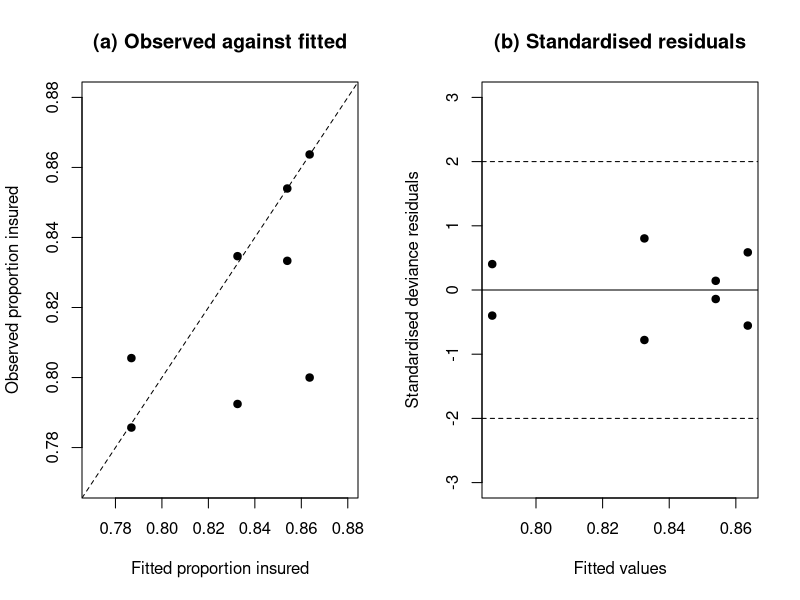

This chart was generated by the following R code:
#data
crime <- data.frame(
  InsurY = c(42, 58, 5, 8, 838, 924, 3556, 4341),
  InsurN = c(11, 14, 1, 2, 166, 252, 608, 685),
  Attempt = factor(c("Yes","Yes","Yes","Yes","No","No","No","No"),
                   levels = c("No","Yes")),
  Victim = factor(c("Yes","Yes","No","No","Yes","Yes","No","No"),
                  levels = c("No","Yes")),
  Sex = factor(c("Male","Female","Male","Female",
                 "Male","Female","Male","Female"),
               levels = c("Female","Male"))
)

crime$n <- crime$InsurY + crime$InsurN
crime$prop <- crime$InsurY / crime$n

sum(crime$n)
sum(crime$InsurY) / sum(crime$n)

#rates
xtabs(n ~ Attempt, data = crime)
xtabs(InsurY ~ Attempt, data = crime) /
  xtabs(n ~ Attempt, data = crime)

xtabs(n ~ Victim, data = crime)
xtabs(InsurY ~ Victim, data = crime) /
  xtabs(n ~ Victim, data = crime)

xtabs(n ~ Sex, data = crime)
xtabs(InsurY ~ Sex, data = crime) /
  xtabs(n ~ Sex, data = crime)

#overlap
AV.tab <- xtabs(n ~ Attempt + Victim, data = crime)
AV.tab
AV.tab / rowSums(AV.tab)

#models
resp <- cbind(crime$InsurY, crime$InsurN)

model_full <- glm(resp ~ Attempt * Victim * Sex,
                  family = binomial, data = crime)

model_2way <- glm(resp ~ Attempt + Victim + Sex +
                    Attempt:Victim + Attempt:Sex + Victim:Sex,
                  family = binomial, data = crime)

model_no_AV <- glm(resp ~ Attempt + Victim + Sex +
                     Attempt:Sex + Victim:Sex,
                   family = binomial, data = crime)

model_no_AV_AS <- glm(resp ~ Attempt + Victim + Sex + Victim:Sex,
                      family = binomial, data = crime)

model_final <- glm(resp ~ Victim * Sex,
                   family = binomial, data = crime)

model_additive <- glm(resp ~ Victim + Sex,
                      family = binomial, data = crime)

model_main <- glm(resp ~ Attempt + Victim + Sex,
                  family = binomial, data = crime)

model_null <- glm(resp ~ 1,
                  family = binomial, data = crime)

#model selection
anova(model_2way, model_full, test = "Chisq")
anova(model_no_AV, model_2way, test = "Chisq")
anova(model_no_AV_AS, model_no_AV, test = "Chisq")
anova(model_final, model_no_AV_AS, test = "Chisq")
anova(model_additive, model_final, test = "Chisq")

#AIC
AIC(model_full, model_2way, model_no_AV,
    model_no_AV_AS, model_final, model_additive,
    model_main, model_null)

#final model vs null model
anova(model_null, model_final, test = "Chisq")

#main effects model fit
deviance(model_main)
df.residual(model_main)
1 - pchisq(deviance(model_main),
           df.residual(model_main))

#final model
summary(model_final)

#goodness of fit
deviance(model_final)
df.residual(model_final)
1 - pchisq(deviance(model_final),
           df.residual(model_final))

X2 <- sum(residuals(model_final, type = "pearson")^2)
X2
1 - pchisq(X2, df.residual(model_final))

phi <- X2 / df.residual(model_final)
phi

#residuals
range(rstandard(model_final))
range(residuals(model_final, type = "pearson"))

#odds ratios and 95% confidence intervals
exp(cbind(OR = coef(model_final),
          confint(model_final)))

#victim effect among men
crime$Sex_male <- relevel(crime$Sex, ref = "Male")

model_men <- glm(resp ~ Victim * Sex_male,
                 family = binomial, data = crime)

exp(cbind(OR = coef(model_men),
          confint(model_men)))

#sex effect among victims
crime$Victim_yes <- relevel(crime$Victim, ref = "Yes")

model_victims <- glm(resp ~ Victim_yes * Sex,
                     family = binomial, data = crime)

exp(cbind(OR = coef(model_victims),
          confint(model_victims)))

#fitted probabilities
newdata <- expand.grid(
  Victim = levels(crime$Victim),
  Sex = levels(crime$Sex)
)

newdata$Fitted <- predict(model_final, newdata = newdata,
                          type = "response")
newdata

#plots
crime$fitted <- fitted(model_final)

par(mfrow = c(1, 2))

plot(crime$fitted, crime$prop, pch = 19,
     xlim = c(0.77, 0.88), ylim = c(0.77, 0.88),
     xlab = "Fitted proportion insured",
     ylab = "Observed proportion insured",
     main = "(a) Observed against fitted")
abline(0, 1, lty = 2)

plot(fitted(model_final), rstandard(model_final), pch = 19,
     ylim = c(-3, 3),
     xlab = "Fitted values",
     ylab = "Standardised deviance residuals",
     main = "(b) Standardised residuals")
abline(h = c(-2, 0, 2), lty = c(2, 1, 2))
